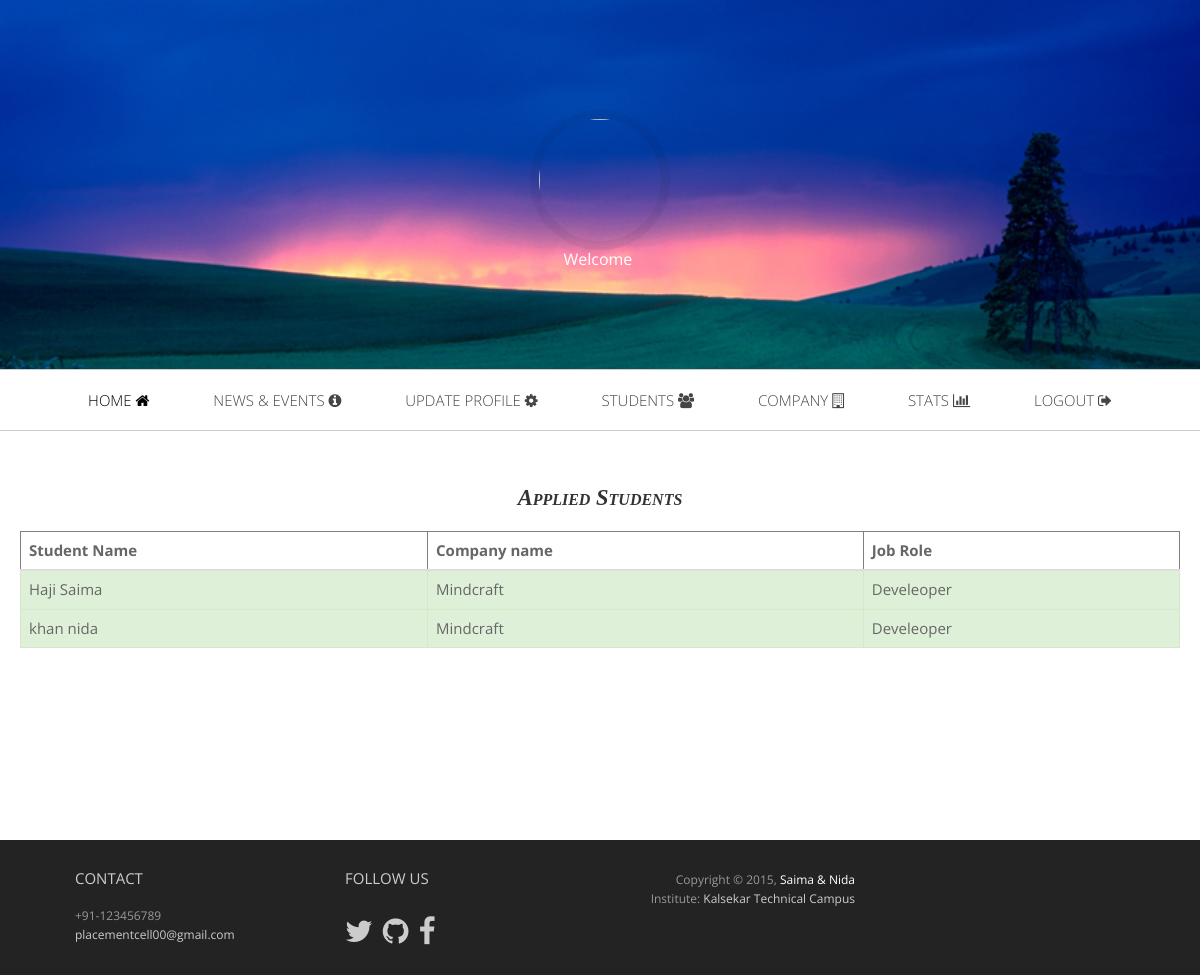
Screenshot of /tpo/appliedstud.php with the database file from the repository.
### tables this page shows
CREATE TABLE IF NOT EXISTS `applied_stud` (
  `aid` int(255) NOT NULL AUTO_INCREMENT,
  `jid` int(233) DEFAULT NULL,
  `sid` int(255) DEFAULT NULL,
  `companyname` varchar(255) DEFAULT NULL,
  `fullname` varchar(255) DEFAULT NULL,
  PRIMARY KEY (`aid`)
);

CREATE TABLE IF NOT EXISTS `student_info` (
  `sid` int(255) NOT NULL,
  `username` varchar(255) NOT NULL,
  `fullname` varchar(255) NOT NULL,
  `dob` varchar(255) NOT NULL,
  `gender` varchar(255) NOT NULL,
  `address` varchar(255) NOT NULL,
  `about_you` varchar(255) NOT NULL,
  `institute` varchar(255) NOT NULL,
  `university` varchar(255) NOT NULL,
  `department` varchar(255) NOT NULL,
  `batch` varchar(255) NOT NULL,
  `deg_sem1` int(255) NOT NULL,
  `deg_sem2` int(255) NOT NULL,
  `deg_sem3` int(255) NOT NULL,
  `deg_sem4` int(255) NOT NULL,
  `deg_sem5` int(255) NOT NULL,
  `deg_sem6` int(255) NOT NULL,
  `deg_sem7` int(255) NOT NULL,
  `deg_sem8` int(255) NOT NULL,
  `deg_agg` int(255) NOT NULL,
  `diploma_agg` int(255) NOT NULL,
  `kt` int(255) NOT NULL,
  `hsc` int(255) NOT NULL,
  `ssc` int(255) NOT NULL,
  `key_skills` varchar(255) NOT NULL,
  `project_title` varchar(255) NOT NULL,
  `company` varchar(255) NOT NULL,
  `job_role` varchar(255) NOT NULL,
  `salary` int(255) NOT NULL,
  `approval` varchar(255) NOT NULL,
  `placed` varchar(255) NOT NULL,
  `filename` varchar(255) NOT NULL
);

CREATE TABLE IF NOT EXISTS `job` (
  `jid` int(255) NOT NULL AUTO_INCREMENT,
  `companyname` varchar(255) NOT NULL,
  `department` varchar(255) NOT NULL,
  `domain` varchar(255) NOT NULL,
  `job_location` varchar(255) NOT NULL,
  `job_role` varchar(255) NOT NULL,
  `salary` varchar(255) NOT NULL,
  `ssc` varchar(255) NOT NULL,
  `hsc` varchar(255) NOT NULL,
  `diploma_agg` varchar(255) NOT NULL,
  `deg_agg` varchar(255) NOT NULL,
  `venue` varchar(255) NOT NULL,
  `approval` varchar(255) NOT NULL,
  PRIMARY KEY (`jid`)
);

### tpo/appliedstud.php (the view, shortened to what this page needs)
<?php
include "tpomenu.php"; ?>
<?php
				$host="localhost";
				$user="root";
				$pass="root";
				$con = mysql_connect("$host","$user","$pass");
				$sql = "SELECT a.aid,a.jid,a.sid,j.*,s.fullname from applied_stud as a,job as j,student_info as s where a.jid=j.jid and a.sid=s.sid ";
				$result = mysql_query($sql,$con);
                    $count = mysql_num_rows($result);
            if($count==true){
?>
<body>
<div class="">
	<div id="respond">
        <center><h4 style="font-family:Acadian;
                            font-size:1.5em;
                            font-variant:small-caps;
                            font-style:oblique;
                            font-weight:800;">
                                            Applied Students
                </h4>
        </center>
<div class="bs-example">
            <table class="table" border="1">
                <thead>
                    <tr>
                    <th>Student Name</th>
                    <th>Company name</th>
                    <th>Job Role</th>
                    </tr>
                </thead>
                 <tbody>
                     <?php
while ($row = mysql_fetch_array($result)){
                $job= $row['job_role'];
                $compname= $row['companyname'];
                $fullname = $row['fullname'];
                     ?>
                    <tr class="success">
                        <td><?php echo $fullname ?></td>
                        <td><?php echo $compname ?></td>
                        <td><?php echo $job ?></td>
                     </tr>
                    <?php } } ?>
                </tbody>
            </table>
        </div>
    </div>
</div>
</div><br><br><br><br><Br>
</body>

### assets/css/styles.css (style rules this page uses)
html { font-size: 100%; }
body { font-size: 15px; font-size: 0.9375rem; font-family: "Open sans", Helvetica, Arial, sans-serif; color: #666666; padding: 0; }
p { line-height: 1.6em; margin: 0 0 30px 0; }
h1, h2, h3, h4, h5, h6, .h1, .h2, .h3, .h4, .h5, .h6 { font-family: "Open sans", Helvetica, Arial, sans-serif; font-weight: 400; color: #333333; }
h3 { font-size: 30px; font-size: 1.875rem; }
h4 { font-size: 24px; font-size: 1.5rem; }
a { color: #bd1550; }
#respond { margin: 55px 0 0 0; }
#footer { background: #232323; padding: 30px 0 0 0; font-size: 12px; color: #999; }
#footer a { color: #ccc; }
#footer h3.widget-title { font-size: 15px; font-size: 0.9375rem; text-transform: uppercase; color: #ccc; margin: 0 0 20px; }
.follow-me-icons { font-size: 30px; }
.follow-me-icons i { float: left; margin: 0 10px 0 0; }
@media (min-width: 1200px) { .container { max-width: 1080px; } }

### tpo/appliedstud.php (style rules this page uses)
.bs-example { margin: 20px; }

### rows the page displays
applied_stud: student_info.fullname "Haji Saima", jid.companyname "Mindcraft", jid.job_role "Develeoper"
applied_stud: student_info.fullname "khan nida", jid.companyname "Mindcraft", jid.job_role "Develeoper"

### other values shown
Welcome "Welcome"
